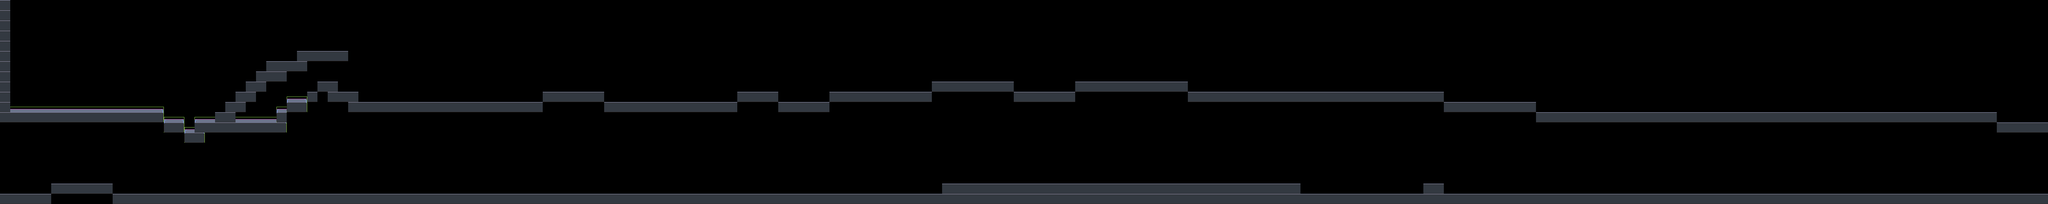

A 2D game scene composited from a Tiled map and its tileset images. What follows is a short description and the map's XML, with each tile layer's data collapsed to a summary:
An orthogonal 200x20 tile map with 32x32 px tiles, 5 tile layers (further_most_background_sprite, far_background_sprite, background_sprite, foreground_sprite, ...) and 5 objects (2x EnemyCollision, Player, BaseEnemy, MapEnd).

<map version="1.2" tiledversion="1.2.1" orientation="orthogonal" renderorder="right-down" width="200" height="20" tilewidth="32" tileheight="32" infinite="0" nextlayerid="8" nextobjectid="37">
 <tileset firstgid="1" name="first_sprite_sheet" tilewidth="32" tileheight="32" tilecount="136" columns="17">
  <image source="../assets/first_sprite_sheet.png" trans="ff00ff" width="544" height="256" />
  <tile id="119">
   <properties>
    <property name="collidable" type="bool" value="true" />
   </properties>
  </tile>
  <tile id="120">
   <properties>
    <property name="collidable" type="bool" value="true" />
   </properties>
  </tile>
  <tile id="121">
   <properties>
    <property name="collidable" type="bool" value="true" />
   </properties>
  </tile>
 </tileset>
 <layer id="1" name="further_most_background_sprite" width="200" height="20">
  <data>[4000 cells, 0 non-empty, 0 distinct tile ids]</data>
 </layer>
 <layer id="2" name="far_background_sprite" width="200" height="20">
  <data>[4000 cells, 0 non-empty, 0 distinct tile ids]</data>
 </layer>
 <layer id="3" name="background_sprite" width="200" height="20">
  <data>[4000 cells, 0 non-empty, 0 distinct tile ids]</data>
 </layer>
 <layer id="4" name="foreground_sprite" width="200" height="20">
  <properties>
   <property name="test" value="true" />
  </properties>
  <data>[4000 cells, 489 non-empty, 6 distinct tile ids]</data>
 </layer>
 <layer id="5" name="front_sprite" width="200" height="20">
  <data>[4000 cells, 12 non-empty, 1 distinct tile ids]</data>
 </layer>
 <objectgroup id="6" name="spawn_points">
  <properties>
   <property name="description">spawn points for players and enemies
player,
enemies,
items
TODO FIXME idk if this doesn't want to be a rect or whatever</property>
  </properties>
  <object id="6" name="Player" x="64" y="256" width="30" height="29">
   <properties>
    <property name=" name" value="Player" />
   </properties>
  </object>
  <object id="31" name="BaseEnemy" x="384" y="288" width="32" height="31.25">
   <properties>
    <property name=" name" value="Player" />
   </properties>
  </object>
 </objectgroup>
 <objectgroup id="7" name="level_triggers">
  <properties>
   <property name="description" value="level beginnings and level ends" />
  </properties>
  <object id="25" name="MapEnd" x="224" y="288" width="32" height="32" />
  <object id="33" name="EnemyCollision" x="512" y="320" width="32" height="32" />
  <object id="36" name="EnemyCollision" x="256" y="320" width="32" height="32" />
 </objectgroup>
</map>
